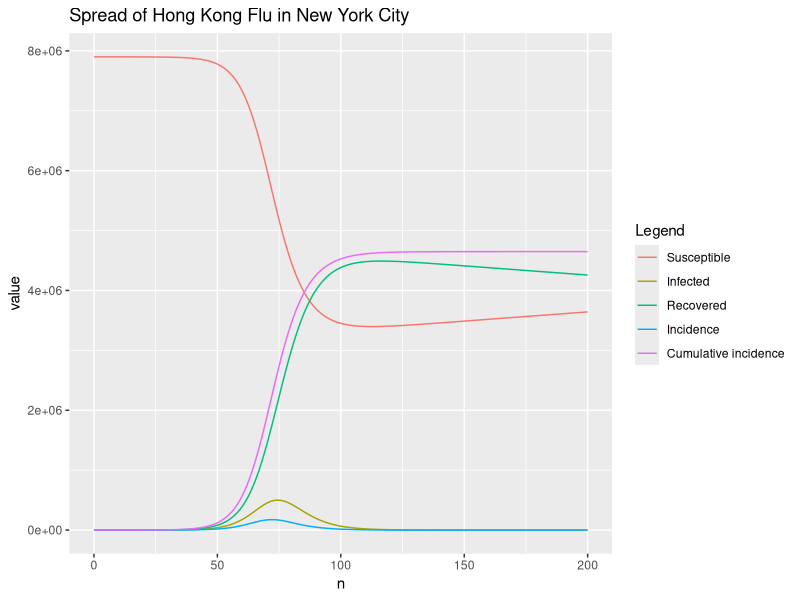

Write the R code that produced this figure. (Note: this script raises an error after producing the figure.)
## ---- chunk 1
# define S, I, R compartments of SIRS model
dSdt.std <- function(t, S, I, R) {
  return(f * R - beta * S * I / N)
}

dIdt.std <- function(t, S, I) {
  return(beta * S * I / N - gamma * I)
}

dRdt.std <- function(t, I, R) {
  return(gamma * I - f * R)
}

# define infection rate
dCIdt.std <- function(t, S, I) {
  return(beta * S * I / N)
}
## ---- chunk 2
# RK4 method for the numerical integration of SIRS model in standard form
RK4SIRS.std <- function(n, beta, gamma, f, S0, I0, R0 = 0, dt = 1, incidence = FALSE) {
  N <<- S0 + I0 + R0
  
  S <- c(S0, rep(0, n))
  I <- c(I0, rep(0, n))
  R <- c(R0, rep(0, n))
  CI <- c(I0, rep(0, n))  # cummulative incidence
  for (i in 1:n) {
    Si <- S[i]
    Ii <- I[i]
    Ri <- R[i]
    CIi <- CI[i]
    
    S.k1 <- dSdt.std(i, Si, Ii, Ri)
    I.k1 <- dIdt.std(i, Si, Ii)
    R.k1 <- dRdt.std(i, Ii, Ri)
    CI.k1 <- dCIdt.std(i, Si, Ii)
    
    S.k2 <- dSdt.std(i + dt / 2, Si + dt / 2 * S.k1, Ii + dt / 2 * I.k1, Ri + dt / 2 * R.k1)
    I.k2 <- dIdt.std(i + dt / 2, Si + dt / 2 * S.k1, Ii + dt / 2 * I.k1)
    R.k2 <- dRdt.std(i + dt / 2, Ii + dt / 2 * I.k1, Ri + dt / 2 * R.k1)
    CI.k2 <- dCIdt.std(i + dt / 2, Si + dt / 2 * S.k1, Ii + dt / 2 * I.k1)
    
    S.k3 <- dSdt.std(i + dt / 2, Si + dt / 2 * S.k2, Ii + dt / 2 * I.k2, Ri + dt / 2 * R.k2)
    I.k3 <- dIdt.std(i + dt / 2, Si + dt / 2 * S.k2, Ii + dt / 2 * I.k2)
    R.k3 <- dRdt.std(i + dt / 2, Ii + dt / 2 * I.k2, Ri + dt / 2 * R.k2)
    CI.k3 <- dCIdt.std(i + dt / 2, Si + dt / 2 * S.k2, Ii + dt / 2 * I.k2)
    
    S.k4 <- dSdt.std(i + dt, Si + dt * S.k3, Ii + dt * I.k3, Ri + dt * R.k3)
    I.k4 <- dIdt.std(i + dt, Si + dt * S.k3, Ii + dt * I.k3)
    R.k4 <- dRdt.std(i + dt, Ii + dt * I.k3, Ri + dt * R.k3)
    CI.k4 <- dCIdt.std(i + dt, Si + dt * S.k3, Ii + dt * I.k3)
    
    S[i + 1] <- Si + dt / 6 * (S.k1 + 2 * S.k2 + 2 * S.k3 + S.k4)
    I[i + 1] <- Ii + dt / 6 * (I.k1 + 2 * I.k2 + 2 * I.k3 + I.k4)
    R[i + 1] <- Ri + dt / 6 * (R.k1 + 2 * R.k2 + 2 * R.k3 + R.k4)
    CI[i + 1] <- CIi + dt / 6 * (CI.k1 + 2 * CI.k2 + 2 * CI.k3 + CI.k4)
  }
  if (!incidence) {
    return(data.frame(n = 0:n, S = S, I = I, R = R))
  } else {
    # newly infected per day (incidence)
    inc = c(I0, diff(CI))
    return(data.frame(n = 0:n, S = S, I = I, R = R, inc = inc, cum.inc = CI))
  }
}
## ---- chunk 3
# define infection rate
inf.rate <- function(t, S, I) {
  return(beta * S * I / N)
}

# define recovery rate
rec.rate <- function(t, I) {
  return(gamma * I)
}

# define immunity loss rate
ilos.rate <- function(t, S, I) {
  return(f * (N - S - I))
}

# RK4 method for numerical integration of SIRS model in simplified form
RK4SIRS <- function(n, beta, gamma, f, S0, I0, R0 = 0, dt = 1, incidence = FALSE) {
  N <<- S0 + I0 + R0
  
  S <- c(S0, rep(0, n))
  I <- c(I0, rep(0, n))
  R <- c(R0, rep(0, n))
  CI <- c(I0, rep(0, n))  # cummulative incidence
  for (i in 1:n) {
    Si <- S[i]
    Ii <- I[i]
    Ri <- R[i]
    CIi <- CI[i]
    
    Einf <- inf.rate(i, Si, Ii)  # event of infection
    Erec <- rec.rate(i, Ii)  # event of recovery
    Eilos <- ilos.rate(i, Si, Ii)  # event of immunity loss
    S.k1 <- Eilos - Einf
    I.k1 <- Einf - Erec
    CI.k1 <- Einf
    
    Einf <- inf.rate(i + dt / 2, Si + dt / 2 * S.k1, Ii + dt / 2 * I.k1)
    Erec <- rec.rate(i + dt / 2, Ii + dt / 2 * I.k1)
    Eilos <- ilos.rate(i + dt / 2, Si + dt / 2 * S.k1, Ii + dt / 2 * I.k1)
    S.k2 <- Eilos - Einf
    I.k2 <- Einf - Erec
    CI.k2 <- Einf
    
    Einf <- inf.rate(i + dt / 2, Si + dt / 2 * S.k2, Ii + dt / 2 * I.k2)
    Erec <- rec.rate(i + dt / 2, Ii + dt / 2 * I.k2)
    Eilos <- ilos.rate(i + dt / 2, Si + dt / 2 * S.k2, Ii + dt / 2 * I.k2)
    S.k3 <- Eilos - Einf
    I.k3 <- Einf - Erec
    CI.k3 <- Einf
    
    Einf <- inf.rate(i + dt, Si + dt * S.k3, Ii + dt * I.k3)
    Erec <- rec.rate(i + dt, Ii + dt * I.k3)
    Eilos <- ilos.rate(i + dt, Si + dt * S.k3, Ii + dt * I.k3)
    S.k4 <- Eilos - Einf
    I.k4 <- Einf - Erec
    CI.k4 <- Einf
    
    S[i + 1] <- Si + dt / 6 * (S.k1 + 2 * S.k2 + 2 * S.k3 + S.k4)
    I[i + 1] <- Ii + dt / 6 * (I.k1 + 2 * I.k2 + 2 * I.k3 + I.k4)
    CI[i + 1] <- CIi + dt / 6 * (CI.k1 + 2 * CI.k2 + 2 * CI.k3 + CI.k4)
  }
  R <- N - S - I
  
  if (!incidence) {
    return(data.frame(n = 0:n, S = S, I = I, R = R))
  } else {
    # newly infected per day (incidence)
    inc = c(I0, diff(CI))
    return(data.frame(n = 0:n, S = S, I = I, R = R, inc = inc, cum.inc = CI))
  }
}
## ---- chunk 4
# simulate the spread of Hong Kong flu of NYC
S0 <- 7900000
I0 <- 10
beta <- 1 / 2
gamma <- 1 / 3  # gamma = 1 / D
f <- 1 / (3.86 * 365)  # L = 3.86 years, f = 1 / L
n <- 200

r <- RK4SIRS(n, beta, gamma, f, S0, I0, incidence = TRUE)
# plot S, I, R curves
library(reshape2)
r.plot <- melt(r, id = "n", measure = c("S", "I", "R", "inc", "cum.inc"))
library(ggplot2)
p <- ggplot(r.plot, aes(x = n, y = value, group = variable, color = variable))
p + geom_line() + 
  scale_colour_discrete(name = "Legend", 
                        breaks = c("S", "I", "R", "inc", "cum.inc"), 
                        labels = c("Susceptible", "Infected ", "Recovered", "Incidence", 
                                   "Cumulative incidence")) + 
  ggtitle("Spread of Hong Kong Flu in New York City")
## ---- chunk 5
# peak of the infected
which.max(r$I)
max(r$I)
# peak of incidence
which.max(r$inc)
max(r$inc)
## ---- chunk 6
####
library(deSolve)
# initial (state) values for SIR model
y0 <- c(S = S0, I = I0, R = 0)
# vector of time steps
times <- 0:n
# vector of parameters used in SIRS model
params <- c(beta = beta, gamma = gamma, f = f)
# definition of SIRS model
SIRS <- function(t, y, params) {
  with(as.list(c(params, y)), {
    dS <- f * R - beta * S * I / N
    dI <- beta * S * I / N - gamma * I
    dR <- gamma * I - f * R
    list(c(dS, dI, dR))
  })
}
####
## ---- chunk 7
# benchmark
library(microbenchmark)
compare <- microbenchmark(rk4(y0, times, SIRS, params), 
                          RK4SIRS(n, beta, gamma, f, S0, I0, incidence = TRUE), 
                          RK4SIRS.std(n, beta, gamma, f, S0, I0, incidence = TRUE), 
                          times = 10)
# change expr for display
compare$expr <- gsub("rk4(y0, times, SIRS, params)", "rk4", 
                     compare$expr, fixed = TRUE)
compare$expr <- gsub("RK4SIRS(n, beta, gamma, f, S0, I0, incidence = TRUE)", "RK4SIRS", 
                     compare$expr, fixed = TRUE)
compare$expr <- gsub("RK4SIRS.std(n, beta, gamma, f, S0, I0, incidence = TRUE)", 
                     "RK4SIRS.std", compare$expr, fixed = TRUE)
compare
## ---- chunk 8
# plot comparing results
library(ggplot2)
p <- autoplot(compare)
p + geom_violin(aes(color = expr, fill = expr)) + 
  theme(legend.position = "none")
## ---- chunk 9
# define infection rate
inf.rate <- function(t, beta, S, I) {
  return(beta * S * I / N)
}

# define recovery rate
rec.rate <- function(t, gamma, I) {
  return(gamma * I)
}

# define immunity loss rate
ilos.rate <- function(t, f, S, I) {
  return(f * (N - S - I))
}

# beta is a numeric vector of length n or 1
RK4SIRS <- function(n, beta, gamma, f, S0, I0, R0 = 0, dt = 1, incidence = FALSE) {
  N <<- S0 + I0 + R0
  
  S <- c(S0, rep(0, n))
  I <- c(I0, rep(0, n))
  R <- c(R0, rep(0, n))
  CI <- c(I0, rep(0, n))  # cummulative incidence
  for (i in 1:n) {
    bti <- beta[i]
    Si <- S[i]
    Ii <- I[i]
    CIi <- CI[i]
    
    Einf <- inf.rate(i, bti, Si, Ii)  # event of infection
    Erec <- rec.rate(i, gamma, Ii)  # event of recovery
    Eilos <- ilos.rate(i, f, Si, Ii)  # event of immunity loss
    S.k1 <- Eilos - Einf
    I.k1 <- Einf - Erec
    CI.k1 <- Einf
    
    Einf <- inf.rate(i + dt / 2, bti, Si + dt / 2 * S.k1, Ii + dt / 2 * I.k1)
    Erec <- rec.rate(i + dt / 2, gamma, Ii + dt / 2 * I.k1)
    Eilos <- ilos.rate(i + dt / 2, f, Si + dt / 2 * S.k1, Ii + dt / 2 * I.k1)
    S.k2 <- Eilos - Einf
    I.k2 <- Einf - Erec
    CI.k2 <- Einf
    
    Einf <- inf.rate(i + dt / 2, bti, Si + dt / 2 * S.k2, Ii + dt / 2 * I.k2)
    Erec <- rec.rate(i + dt / 2, gamma, Ii + dt / 2 * I.k2)
    Eilos <- ilos.rate(i + dt / 2, f, Si + dt / 2 * S.k2, Ii + dt / 2 * I.k2)
    S.k3 <- Eilos - Einf
    I.k3 <- Einf - Erec
    CI.k3 <- Einf
    
    Einf <- inf.rate(i + dt, bti, Si + dt * S.k3, Ii + dt * I.k3)
    Erec <- rec.rate(i + dt, gamma, Ii + dt * I.k3)
    Eilos <- ilos.rate(i + dt, f, Si + dt * S.k3, Ii + dt * I.k3)
    S.k4 <- Eilos - Einf
    I.k4 <- Einf - Erec
    CI.k4 <- Einf
    
    S[i + 1] <- Si + dt / 6 * (S.k1 + 2 * S.k2 + 2 * S.k3 + S.k4)
    I[i + 1] <- Ii + dt / 6 * (I.k1 + 2 * I.k2 + 2 * I.k3 + I.k4)
    CI[i + 1] <- CIi + dt / 6 * (CI.k1 + 2 * CI.k2 + 2 * CI.k3 + CI.k4)
  }
  R <- N - S - I
  
  if (!incidence) {
    return(data.frame(n = 0:n, S = S, I = I, R = R))
  } else {
    # newly infected per day (incidence)
    inc = c(I0, diff(CI))
    return(data.frame(n = 0:n, S = S, I = I, R = R, inc = inc, cum.inc = CI))
  }
}
## ---- chunk 10
S0 <- 500000
I0 <- 100  # I0 has little effect on the dynamic equilibrium
R0 <- 0
N <- S0 + I0 + R0
L <- 4  # yr
f <- 1 / L
D <- 0.02  # yr
gamma <- 1 / D
dt <- 0.01  # yr
t <- seq(from = 0, to = 20, by = dt)
beta0 <- 500  # persons per yr
beta1 <- 0.04
beta <- beta0 * (1 + beta1 * cos(2 * pi * t))
n <- length(t[-1])

r <- RK4SIRS(n, beta, gamma, S0, I0, f = f, dt = dt, incidence = TRUE)
r <- cbind(t, r)
# plot S, I, R curves
library(reshape2)
r.plot <- melt(r, id = "t", measure = c("S", "I", "R", "inc", "cum.inc"))
# change levels for display
levels(r.plot$variable) <- c("Susceptible", "Infected", "Recovered", "Incidence", 
                             "Cummulative incidence")
library(ggplot2)
p <- ggplot(r.plot, aes(x = t, y = value, group = variable, color = variable))
p + geom_line() + 
  xlab("Time (years)") + 
  facet_wrap(~ variable, scales = "free") + 
  ggtitle("Simulation") + 
  theme_bw(base_size = 12) + 
  theme(legend.position = "none")
## ---- chunk 11
r.eqb <- r[r$t >= 10, ]
r.plot <- melt(r.eqb, id = "t", measure = c("S", "I", "R", "inc", "cum.inc"))
levels(r.plot$variable) <- c("Susceptible", "Infected", "Recovered", "Incidence", 
                             "Cummulative incidence")
p <- ggplot(r.plot, aes(x = t, y = value, group = variable, color = variable))
p + geom_line() + 
  scale_x_continuous(breaks = 10:20, labels = 10:20, expand = c(0, 0)) + 
  xlab("Time (years)") + 
  facet_wrap(~ variable, scales = "free", ncol = 1) + 
  ggtitle("Subset Results of Equilibrium") + 
  theme_bw(base_size = 14) + 
  theme(legend.position = "none")
## ---- chunk 12
L <- 8  # yr
D <- 0.025  # yr
beta0 <- 400  # persons per yr
## ---- chunk 13
f <- 1 / L
gamma <- 1 / D
beta <- beta0 * (1 + beta1 * cos(2 * pi * t))

r <- RK4SIRS(n, beta, gamma, S0, I0, f = f, dt = dt, incidence = TRUE)
r <- cbind(t, r)
r.plot <- melt(r, id = "t", measure = c("S", "I", "R", "inc", "cum.inc"))
levels(r.plot$variable) <- c("Susceptible", "Infected", "Recovered", "Incidence", 
                             "Cummulative incidence")
p <- ggplot(r.plot, aes(x = t, y = value, group = variable, color = variable))
p + geom_line() + 
  xlab("Time (years)") + 
  facet_wrap(~ variable, scales = "free") + 
  ggtitle("Simulation") + 
  theme_bw(base_size = 12) + 
  theme(legend.position = "none")
## ---- chunk 14
r.eqb <- r[r$t >= 10, ]
r.plot <- melt(r.eqb, id = "t", measure = c("S", "I", "R", "inc", "cum.inc"))
levels(r.plot$variable) <- c("Susceptible", "Infected", "Recovered", "Incidence", 
                             "Cummulative incidence")
p <- ggplot(r.plot, aes(x = t, y = value, group = variable, color = variable))
p + geom_line() + 
  scale_x_continuous(breaks = 10:20, labels = 10:20, expand = c(0, 0)) + 
  xlab("Time (years)") + 
  facet_wrap(~ variable, scales = "free", ncol = 1) + 
  ggtitle("Subset Results of Equilibrium") + 
  theme_bw(base_size = 14) + 
  theme(legend.position = "none")
